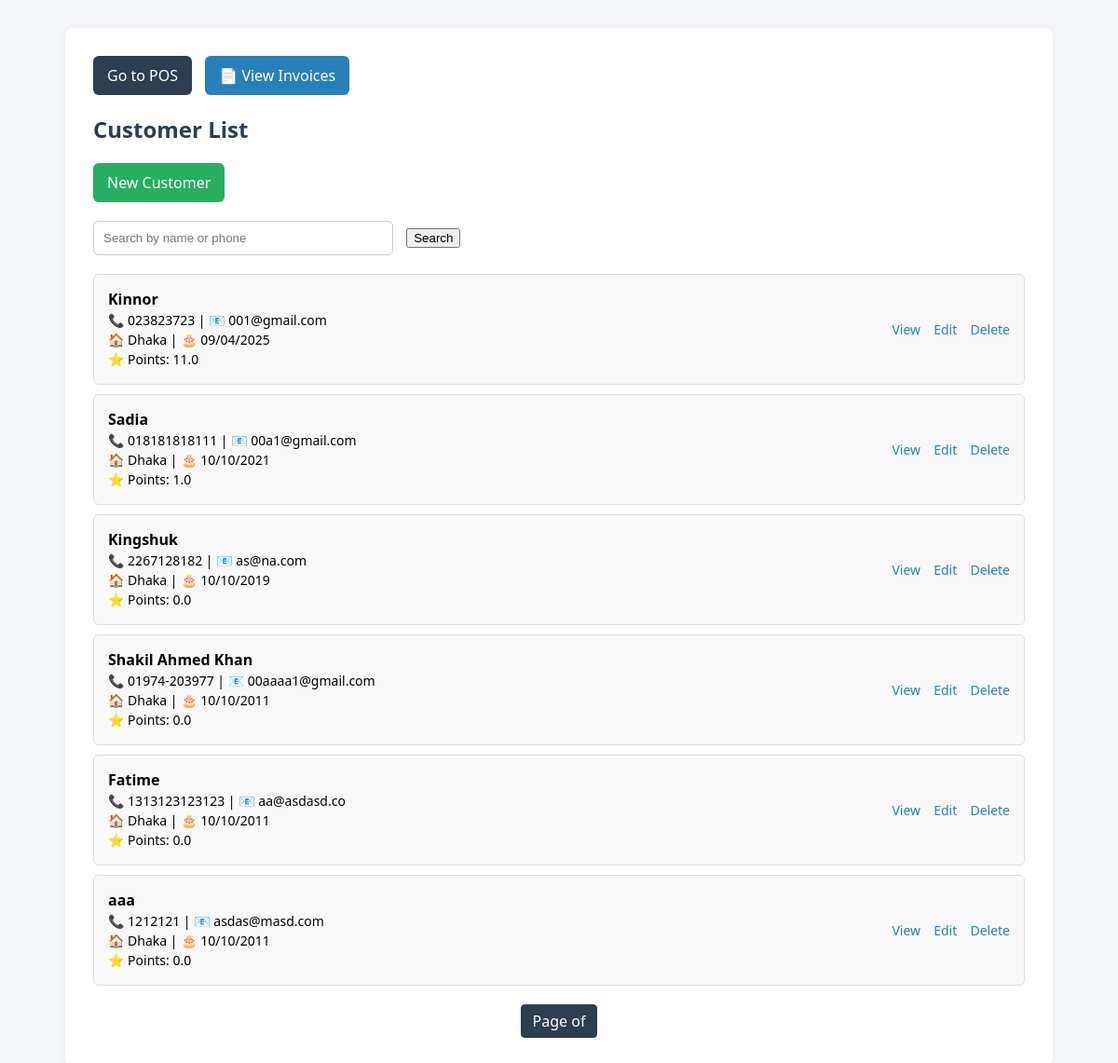
The app's page /, older data.
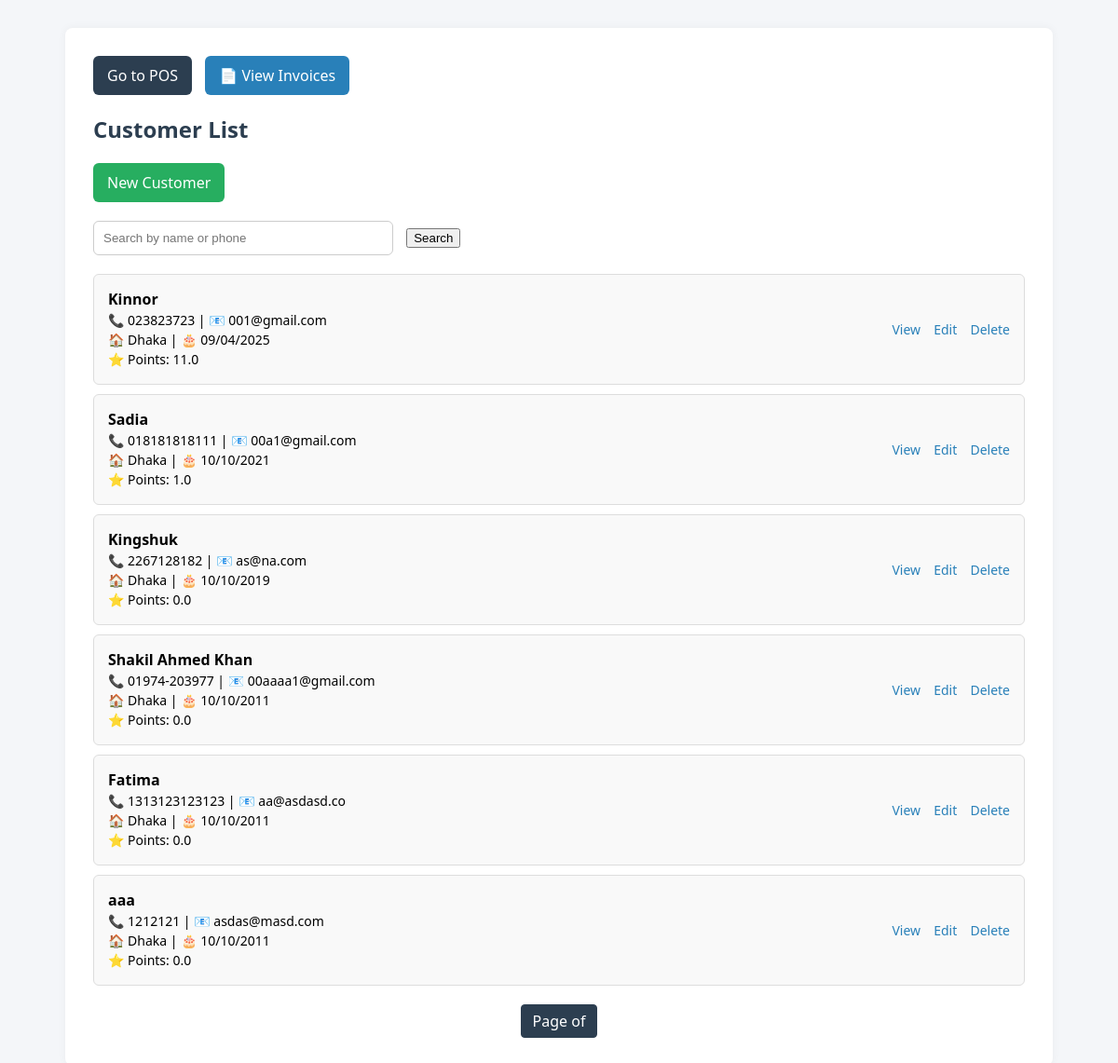
The same page, newer data.
### customer/models.py (models this page shows, shortened)
class Customer(models.Model):
    name = models.CharField(max_length=100)
    phone = models.CharField(max_length=15, unique=True)
    address = models.CharField(max_length=100)
    email = models.EmailField(unique=True)
    date_of_birth = models.DateField()
    point = models.FloatField(default=0)

### customer/views.py (the view)
# urls.py: path('', CustomerListView.as_view(), name='customer-list'),
class CustomerListView(ListView):
    model = Customer
    template_name = 'customer/customer_list.html'
    context_object_name = 'customers'
    paginate_by = 10 # Shows 10 per page
    def get_queryset(self):
        query = self.request.GET.get('q')
        qs = super().get_queryset()
        if query:
            qs = qs.filter(
                Q(name__icontains=query) |
                Q(phone__icontains=query) |
                Q(email__icontains=query)
            )
        return qs
    def get_context_data(self, **kwargs):
        context = super().get_context_data(**kwargs)
        context["query"] = self.request.GET.get("q", "")
        return context

### customer/templates/customer/customer_list.html (shortened to what this page needs)
<!DOCTYPE html>
<html lang="en">
<head>
</head>
<body>
<div class="container">
    <a href="{% url 'sell-medicine' %}" class="back-button">Go to POS</a>
    <a href="{% url 'invoices-list' %}" class="btn-inline" style="background: #2980b9; margin-bottom: 20px;">📄 View Invoices</a>
    <h2>Customer List</h2>
    <a href="{% url 'customer-add' %}" class="btn">New Customer</a>
    <form method="get">
        <input type="text" name="q" value="{{ request.GET.q }}" placeholder="Search by name or phone">
        <button type="submit">Search</button>
    </form>
    <ul>
        {% for customer in customers %}
        <li>
            <div class="info">
                <strong>{{ customer.name }}</strong>
                <p>📞 {{ customer.phone }} | 📧 {{ customer.email }}</p>
                <p>🏠 {{ customer.address }} | 🎂 {{ customer.date_of_birth|date:"d/m/Y" }}</p>
                <p>⭐ Points: {{ customer.point }}</p>
            </div>
            <div class="actions">
                <a href="{% url 'customer-detail' customer.pk %}">View</a>
                <a href="{% url 'customer-edit' customer.pk %}">Edit</a>
                <a href="{% url 'customer-delete' customer.pk %}">Delete</a>
            </div>
        </li>
        {% empty %}
        <li>No customers found.</li>
        {% endfor %}
    </ul>
    <div class="pagination">
        <span class="current">Page {{ customers.number }} of {{ customers.paginator.num_pages }}</span>
    </div>
</div>
</body>
</html>

Row changes from the older to the newer data that the page shows:
changed Customer "aa@asdasd.co": name "Fatime" → "Fatima"
